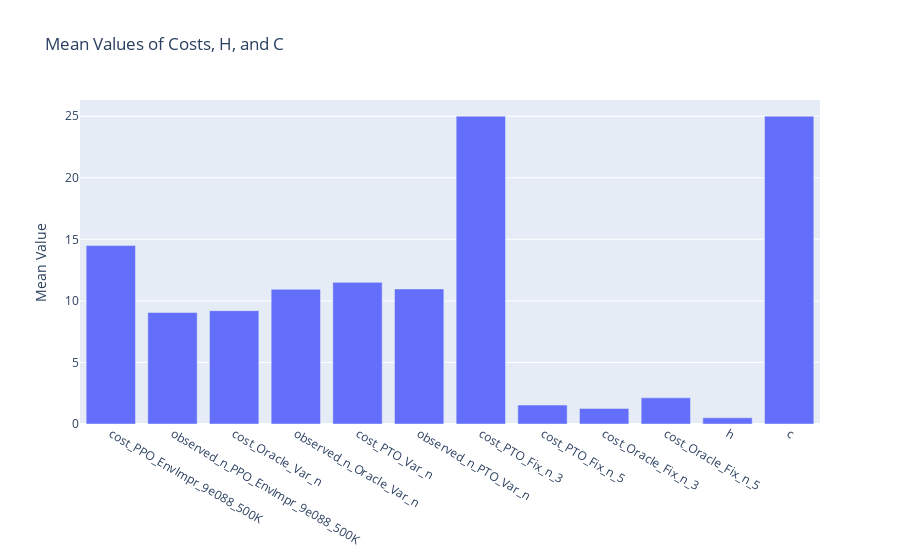
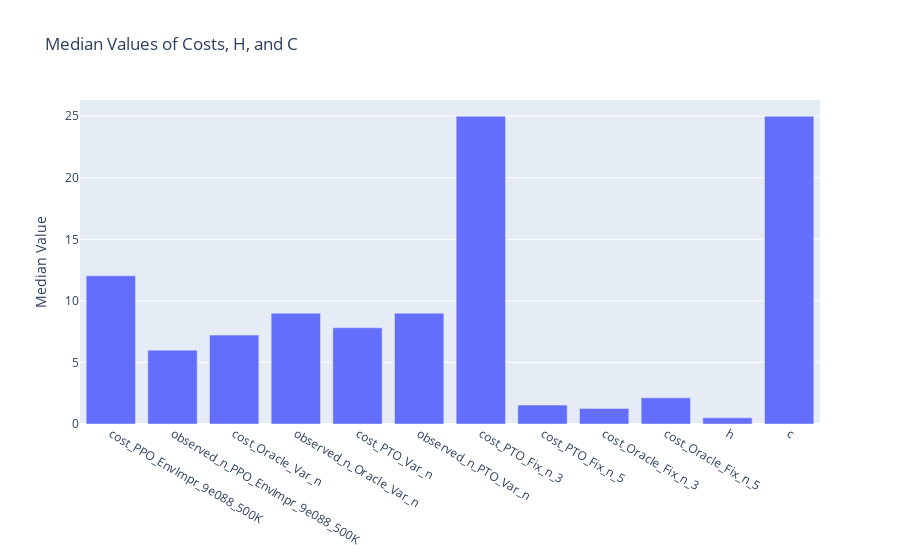

These figures' notebook cell, in order:
### Markdown cell above
## Visualize Results

### Code cell
import plotly.graph_objects as go

# columns_to_visualize = [x for x in test_df.columns if 'cost' in x or 'observe' in x]

# Calculate means
means = test_df[columns_to_visualize + ['h', 'c']].mean()

# Plot
fig = go.Figure(data=[go.Bar(x=means.index, y=means.values)])
fig.update_layout(title="Mean Values of Costs, H, and C", yaxis_title="Mean Value")
fig.show()

# Calculate medians
medians = test_df[columns_to_visualize + ['h', 'c']].median()

# Plot
fig = go.Figure(data=[go.Bar(x=medians.index, y=medians.values)])
fig.update_layout(title="Median Values of Costs, H, and C", yaxis_title="Median Value")
fig.show()

# Create a dataframe with two rows: one for means and one for medians
summary_df = pd.DataFrame({'Mean': means, 'Median': medians}).T
summary_df.head()

### Figure 1 — Plotly figure (JSON) as saved in the notebook; plotly's stock layout.template omitted (floating-point values rounded to 4 significant figures)
{"data": [{"type": "bar", "x": ["cost_PPO_EnvImpr_9e088_500K", "observed_n_PPO_EnvImpr_9e088_500K", "cost_Oracle_Var_n", "observed_n_Oracle_Var_n", "cost_PTO_Var_n", "observed_n_PTO_Var_n", "cost_PTO_Fix_n_3", "cost_PTO_Fix_n_5", "cost_Oracle_Fix_n_3", "cost_Oracle_Fix_n_5", "h", "c"], "y": [14.49, 9.055, 9.205, 10.94, 11.51, 10.97, 25.0, 1.536, 1.261, 2.122, 0.5, 25.0]}], "layout": {"title": {"text": "Mean Values of Costs, H, and C"}, "yaxis": {"title": {"text": "Mean Value"}}}}

### Figure 2 — Plotly figure (JSON) as saved in the notebook; plotly's stock layout.template omitted (floating-point values rounded to 4 significant figures)
{"data": [{"type": "bar", "x": ["cost_PPO_EnvImpr_9e088_500K", "observed_n_PPO_EnvImpr_9e088_500K", "cost_Oracle_Var_n", "observed_n_Oracle_Var_n", "cost_PTO_Var_n", "observed_n_PTO_Var_n", "cost_PTO_Fix_n_3", "cost_PTO_Fix_n_5", "cost_Oracle_Fix_n_3", "cost_Oracle_Fix_n_5", "h", "c"], "y": [12.04, 6.0, 7.222, 9.0, 7.816, 9.0, 25.0, 1.536, 1.261, 2.122, 0.5, 25.0]}], "layout": {"title": {"text": "Median Values of Costs, H, and C"}, "yaxis": {"title": {"text": "Median Value"}}}}
